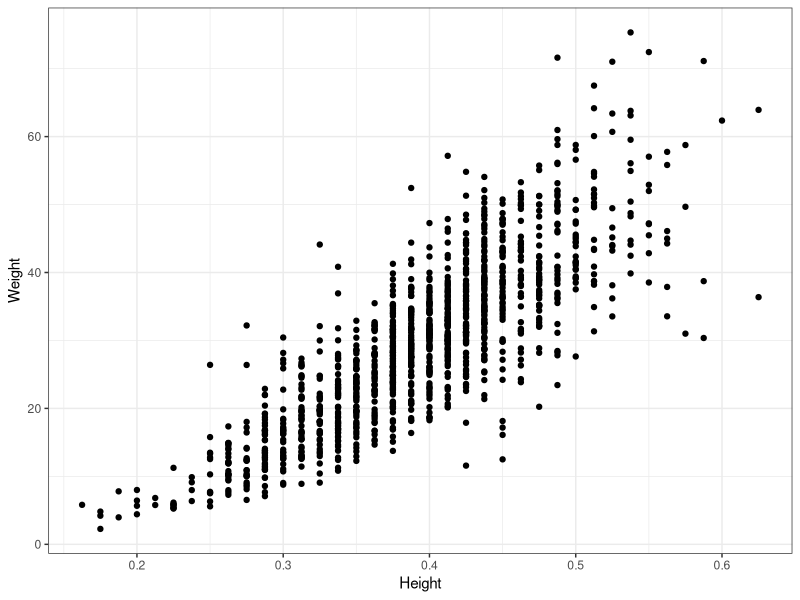
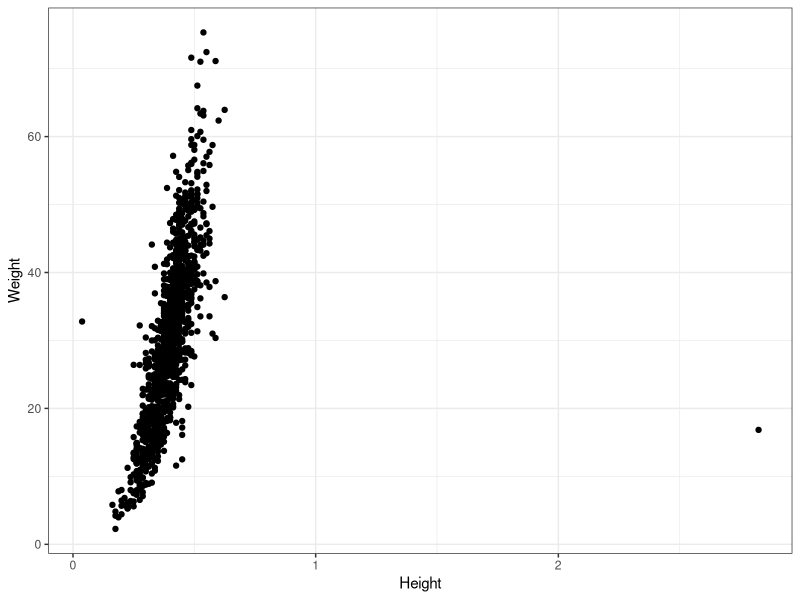
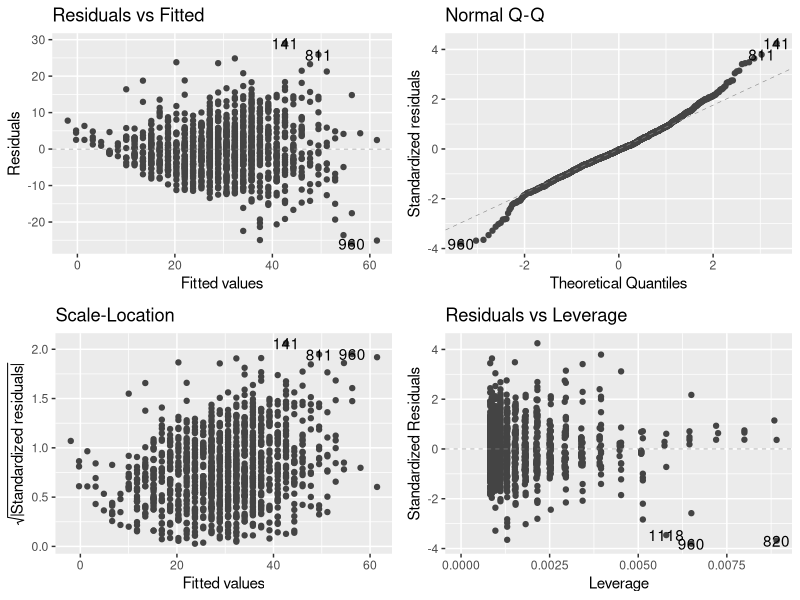
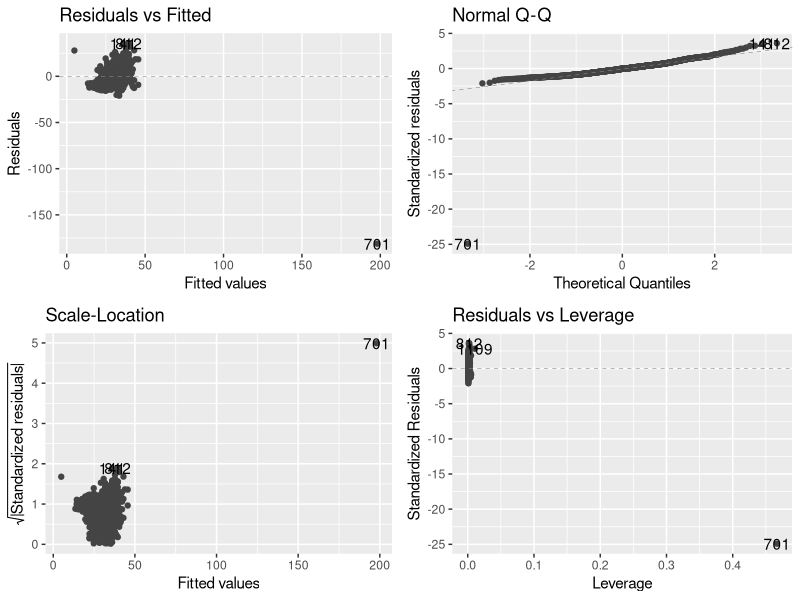

Source code (R) for these figures, in order:
## ---- chunk 1
rm(list = ls())
library(tidyverse)
library(here)
library(ggfortify)
## ---- chunk 2
crabs <- read.csv(here("data", "CrabAgePrediction.csv"))
glimpse(crabs)
## ---- chunk 3
crabs$Sex <- as.factor(crabs$Sex)
levels(crabs$Sex)
## ---- chunk 4
females <- crabs |> 
  filter(Sex == "F", Height < 2, Height > 0.1) # Without outliers

females_out <- crabs |> 
  filter(Sex == "F")
## ---- chunk 5
#Without outliers
ggplot(females, aes(x = Height, y = Weight)) +
  geom_point() + 
  theme_bw()
#Looks like there is a strong positive linear relationship between height and weight

#with outliers 
ggplot(females_out, aes(x = Height, y = Weight)) +
  geom_point() + 
  theme_bw()
## ---- chunk 6
#Without outliers
crab_model <- lm(Weight ~ Height, data = females)

#With outliers
crab_model_out <- lm(Weight ~ Height, data = females_out)
## ---- chunk 7
#Without outliers
autoplot(crab_model, smooth.colour = NA)


#with outliers
autoplot(crab_model_out, smooth.colour = NA)
#looks weird
## ---- chunk 8
# outliers removed
anova(crab_model)

# Has outliers
anova(crab_model_out)
## ---- chunk 9
summary(crab_model) # no outliers
summary(crab_model_out) # outliers
